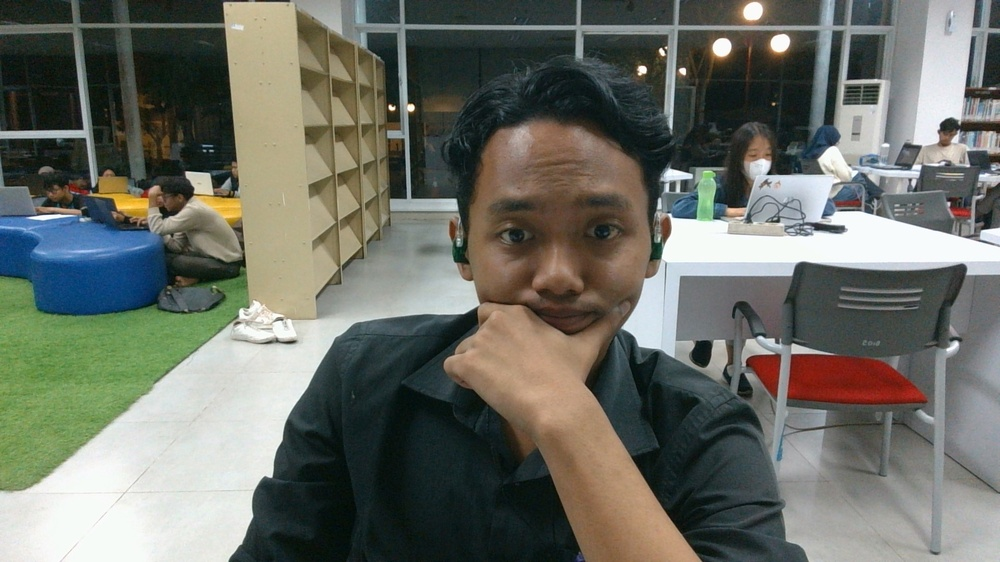
#> input picture bima.jpg, 1000 x 562 px, shrunk from 1920 x 1080 before the run, given in place of the camera
$ python opencv_camera_color.py
#> lines starting #> are read from the running program, lines starting #| are printed output that depends on the picture; after the words box and inside, x2 and y2 are one past the last pixel; in counts of white or black regions, pixels touching at a corner belong together
import numpy as np
import cv2

class VideoProcessor:
    def __init__(self):
        self.cap = cv2.VideoCapture(0)

    def process_video(self):
        while True:
            ret, frame = self.cap.read()
#> frame is the input picture: shape (562, 1000, 3); mean B, G, R 101.5, 110, 107.2
            width = int(self.cap.get(3))
            height = int(self.cap.get(4))

            result = self.apply_color_mask(frame)

            cv2.imshow('frame', result)
            cv2.imshow('mask', self.create_mask(frame))

            if cv2.waitKey(1) == ord('q'):
                break

        self.cap.release()
        cv2.destroyAllWindows()

    def create_mask(self, frame):
        hsv = cv2.cvtColor(frame, cv2.COLOR_BGR2HSV)
#> hsv: shape (562, 1000, 3); mean H, S, V 61.8, 64.9, 117.6
        lower_blue = np.array([50, 50, 50])
        upper_blue = np.array([130, 255, 255])
        mask = cv2.inRange(hsv, lower_blue, upper_blue)
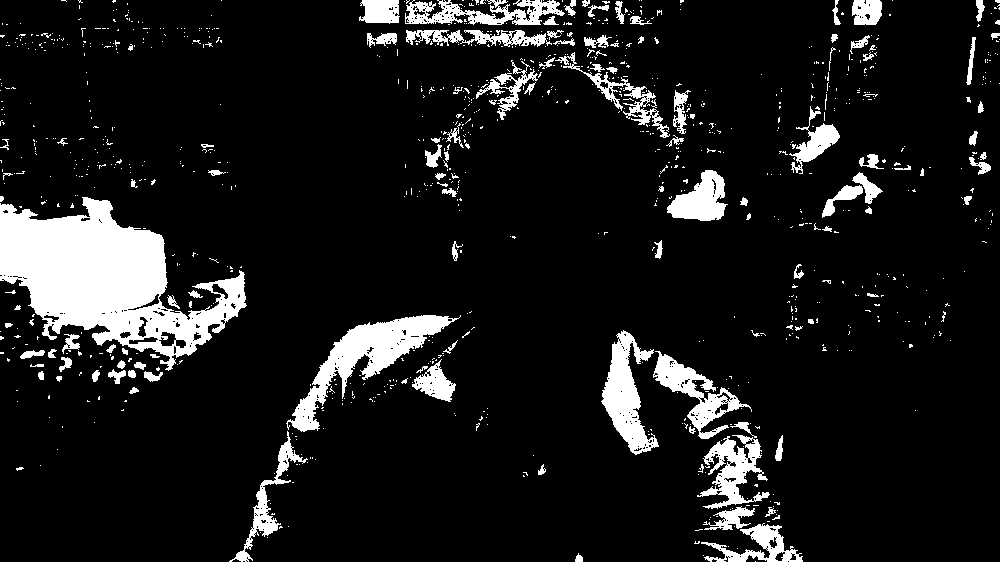
#> mask: shape (562, 1000); 10.4% white; 1007 white regions (888 under 20 px), largest, box (x1, y1, x2, y2) and area: (0, 197, 247, 371) 20453, (286, 315, 461, 432) 5353, (601, 330, 659, 455) 3223
        return mask

    def apply_color_mask(self, frame):
        mask = self.create_mask(frame)
        result = cv2.bitwise_and(frame, frame, mask=mask)
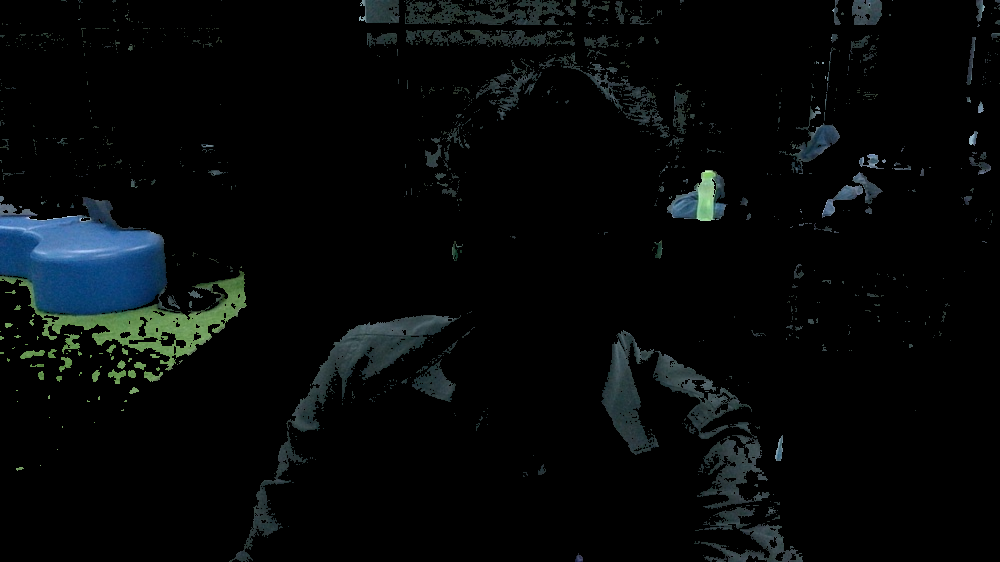
#> result: shape (562, 1000, 3); mean B, G, R 9, 8.4, 5.6
        return result

# Usage example
video_processor = VideoProcessor()
video_processor.process_video()
#> (key q is pressed here)
